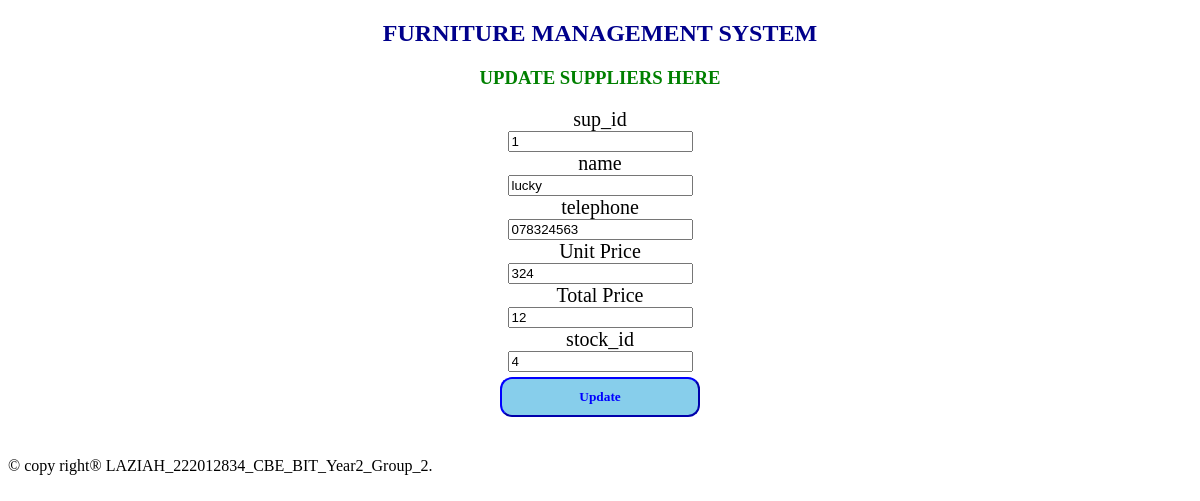
The app's page /updatesuppliers.php?sup_id=1 with its own data.
### tables this page shows
CREATE TABLE IF NOT EXISTS `suppliers` (
  `sup_id` int(10) NOT NULL,
  `name` varchar(100) NOT NULL,
  `telephone` varchar(200) NOT NULL,
  `quantity` int(20) NOT NULL,
  `product_id` int(15) NOT NULL,
  `stock_id` int(13) NOT NULL
);

### updatesuppliers.php (the view, shortened to what this page needs)
<?php
include "databaseconnection.php";
if ($_SERVER['REQUEST_METHOD'] == 'GET') {
    $sup_id = $_GET["sup_id"];
    $sql = "SELECT * FROM suppliers WHERE sup_id = $sup_id";
    $result = $connection->query($sql);
    if ($result->num_rows > 0) {
        $row = $result->fetch_assoc();
        $name = $row["name"];
        $telephone = $row["telephone"];
        $quantity = $row["quantity"];
        $product_id = $row["product_id"];
        $stock_id = $row["stock_id"];
    } else {
        header("location:viewsuppliers.php");
        exit;
    }
}
?>
<!DOCTYPE html>
<html>
<head>
</head>
<body>
    <center>
        <h2>FURNITURE MANAGEMENT SYSTEM</h2>
        <h3 style="color:green;">UPDATE SUPPLIERS HERE</h3>
        <section class="forms">
            <form method="POST" onsubmit="return confirmUpdate();">
                <label>sup_id</label><br>
                <input type="text" name="sup_id" readonly  value="<?php echo $sup_id; ?>"><br>
                <label>name</label><br>
                <input type="text" name="name"  value="<?php echo $name; ?>"><br>
                <label>telephone</label><br>
                <input type="text" name="telephone" value="<?php echo $telephone; ?>" ><br>
                <label>Unit Price</label><br>
                <input type="text" name="quantity" value="<?php echo $quantity; ?>" ><br>
                <label>Total Price</label><br>
                <input type="text" name="product_id"  value="<?php echo $product_id; ?>"><br>
                <label>stock_id</label><br>
                <input type="text" name="stock_id"  value="<?php echo $stock_id; ?>"><br>
                <input type="submit" name="submit" value="Update" class="sb">
            </form>
        </section>
    </center>
    <footer>
        <p style="color:blue; text-align: center; margin-top:40px;"><marquee> &copy; copy right&reg; LAZIAH_222012834_CBE_BIT_Year2_Group_2.</marquee> </p>
    </footer>
</body>
</html>

### updatesuppliers.php (style rules this page uses)
h2 { font-family: Castellar; color: darkblue; }
label { font-family: elephant; font-size: 20px; }
.sb { font-family: Georgia; padding: 10px; border-color: blue; background-color: skyblue; width: 200px; margin-top: 5px; border-radius: 12px; font-weight: bold; color: blue; }

### records on screen
suppliers: name "lucky", telephone "078324563", quantity "324", product_id "12", stock_id "4"
